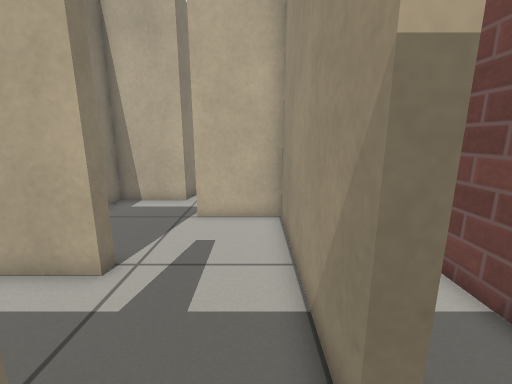
View 1 (above)

22 first-person views from a walk through a robot-simulator world made for Gazebo. The camera is 0.79 m above the floor, tilts 12° down and sees 90° across. The floor is counted in squares, 0.25 m on a side. Each view is taken from the middle of a square. On the plan, view 1 faces up. The plan holds only what a view shows up to about 20 squares ahead; the rest is blank. The place goes on beyond the plan. Gazebo's built-in surfaces are drawn with simple patterns.

View 2
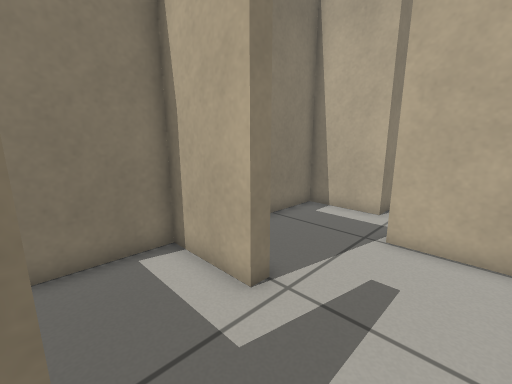

View 3
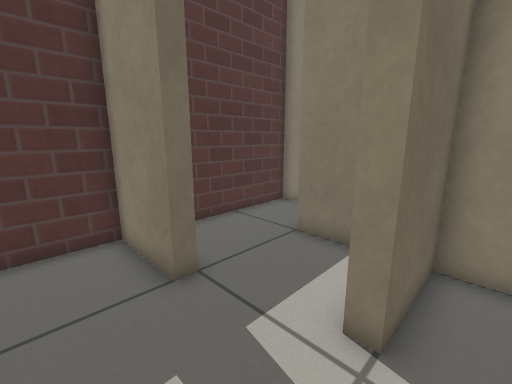

View 4
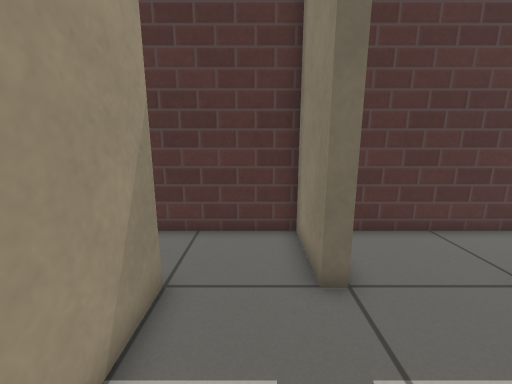

View 5
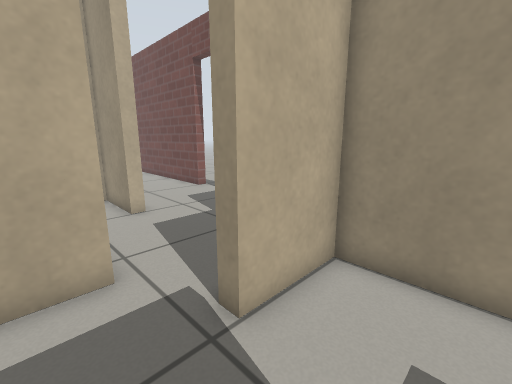

View 6
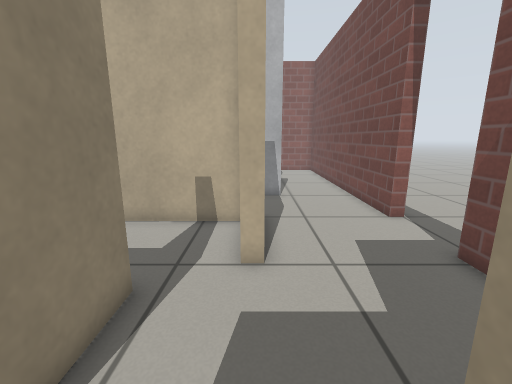

View 7
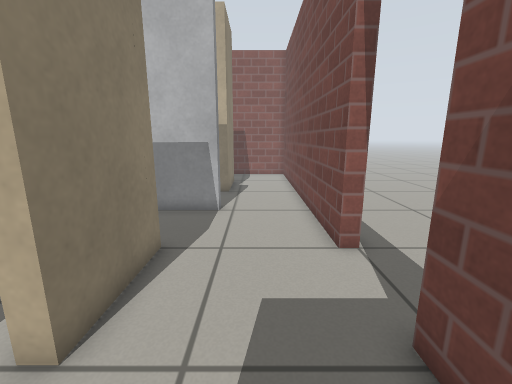

View 8
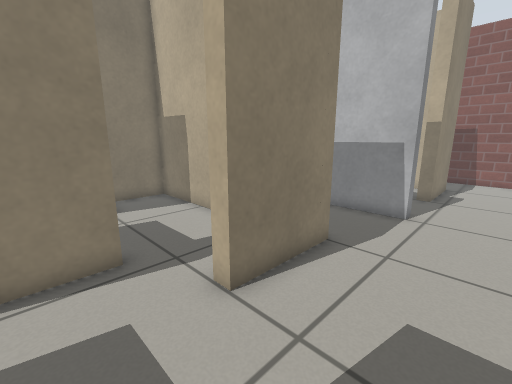

View 9
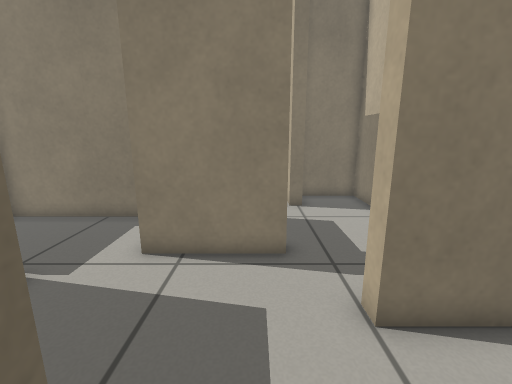

View 10
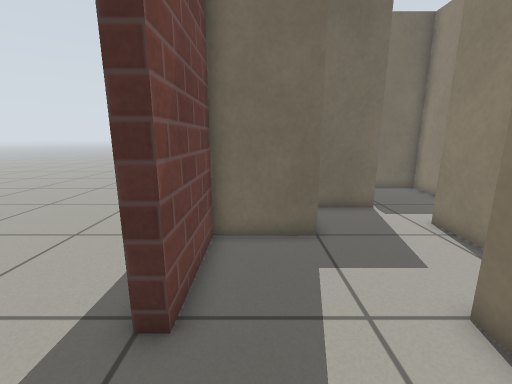

View 11
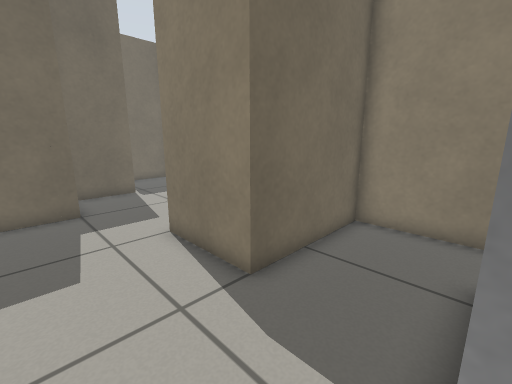

View 12
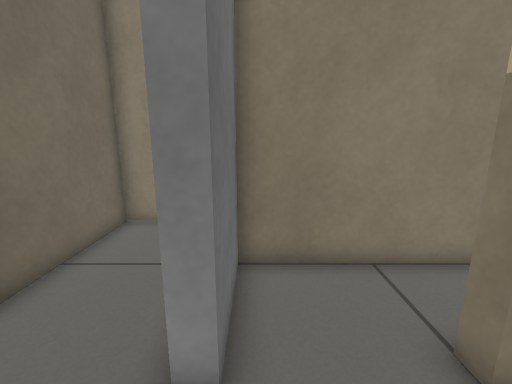

View 13
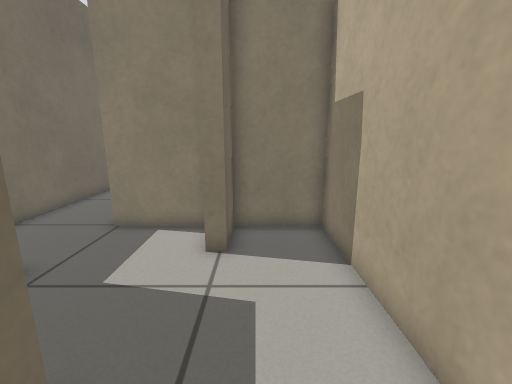

View 14
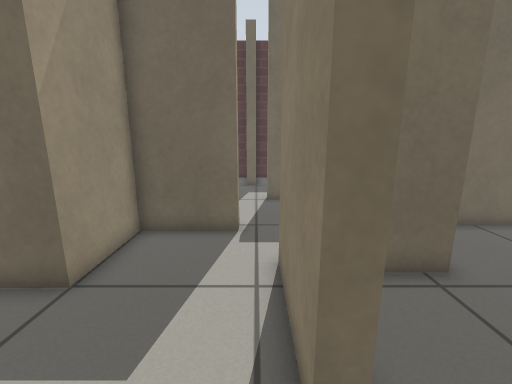

View 15
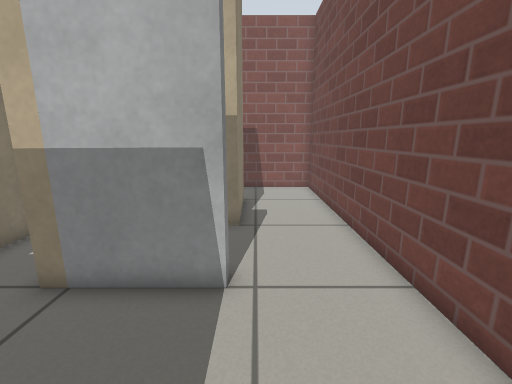

View 16
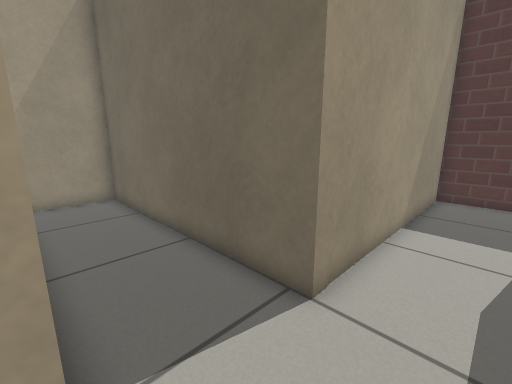

View 17
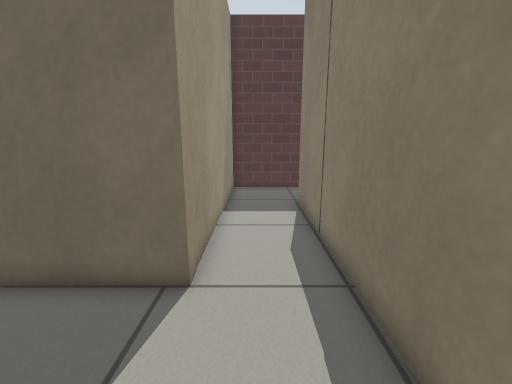

View 18
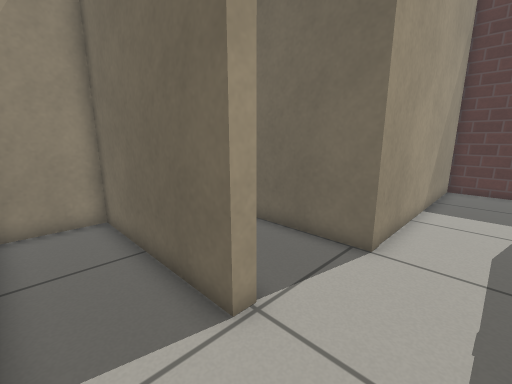

View 19
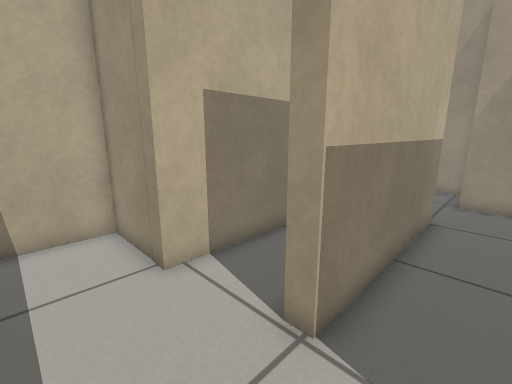

View 20
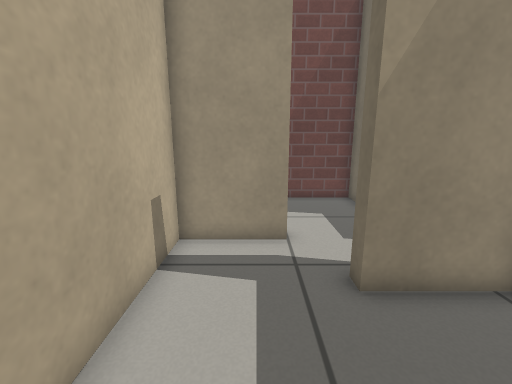

View 21
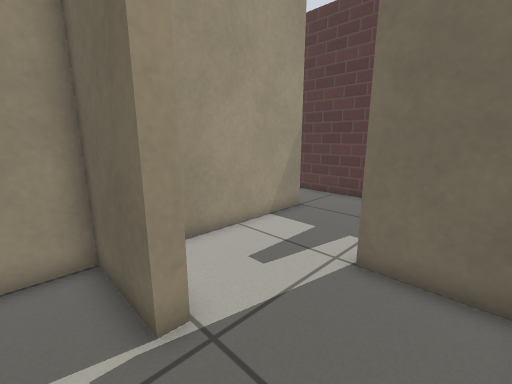

View 22
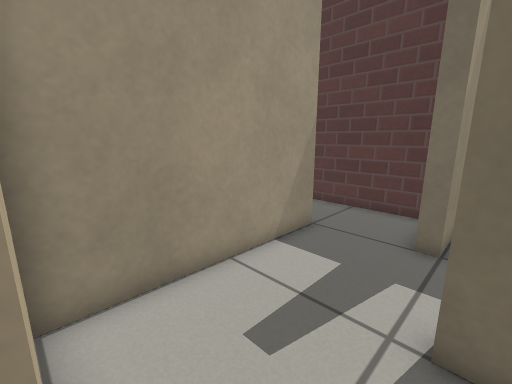

### Floor plan
Points are (right, up) in squares from view 1. A wall is a line through its corners. A room is listed if a view was taken in it or the views show most of it. See-through windows are left out.
Room 1 (view 1)
walls: (-2.4, 2) (-2.4, -1.4) (0.6, -1.4)
ways out: opening at (-0.5, 2) to room 2; opening at (1.5, 0.5)
Room 2 (view 2)
walls: (1, 2) (1, 4.5)
ways out: opening at (-0.5, 2) to room 1; opening at (-1.7, 5.8) to room 3
Room 3 (views 3, 4)
walls: (1, 4.5) (1, 10) (-2.4, 10); (-3.6, 6) (-3.6, 5.4)
ways out: opening at (-1.7, 5.8) to room 2
Room 4 (view 5)
walls: (-7, 9.4) (-7, 6) (-3.6, 6)
ways out: opening at (-4.5, 10.5) to room 10
Room 5 (views 6, 7, 8, 9, 10, 15)
walls: (4.4, 22) (4.4, 25.5); (0.4, 25.9) (-3.6, 25.9); (-3.6, 14.6) (-3.6, 12.8); (1, 12.5) (1, 14) (4.4, 14) (4.4, 18.4); (-6.4, 25.9) (-6.4, 22) (-0.8, 22) (-0.8, 18) (-1.4, 18); (-1.4, 10.6) (-0.5, 10.6); (-6.4, 29) (-6.4, 28)
ways out: opening at (2, 26.5) to room 6; opening at (-1.3, 14.3) to room 7; open door at (5, 20.5)
Room 6 (views 11, 12)
walls: (0.4, 34) (0.4, 29.9) (-0.2, 29.9); (-0.6, 26.5) (0.4, 26.5) (0.4, 25.9); (4.4, 25.5) (4.4, 34.5)
ways out: opening at (2, 26.5) to room 5; opening at (0, 28.5) to room 13
Room 7 (views 13, 14)
walls: (-1.4, 18) (-1.4, 21.4) (-4.6, 21.4); (-4.2, 16.8) (-3.6, 16.8) (-3.6, 14.6)
ways out: opening at (-1.3, 14.3) to room 5; opening at (-4, 18.5) to room 8
Room 8 (views 16, 19, 20)
walls: (-10.8, 17.3) (-10.8, 13.8) (-18.9, 13.8) (-18.9, 14.4); (-23.1, 13.3) (-23.1, 2.5); (-4.2, 13.6) (-4.2, 16.8); (-4.6, 21.4) (-10.8, 21.4) (-10.8, 18.2) (-8.7, 18.2) (-8.7, 17.6) (-9.6, 17.6); (-23.9, -1.4) (-19.5, -1.4) (-19.5, 10) (-7.6, 10) (-7.6, 13.4) (-6, 13.4)
ways out: opening at (-4, 18.5) to room 7; opening at (-20.5, 14) to room 9; opening at (-23.5, 1)
Room 9 (views 17, 18)
walls: (-18.9, 14.4) (-11.5, 14.4) (-11.5, 17.4); (-14.8, 17.6) (-19.5, 17.6) (-19.5, 21.2) (-22.4, 21.2)
ways out: opening at (-20.5, 14) to room 8
Room 10 (views 21, 22)
walls: (-3.6, 12.8) (-7, 12.8) (-7, 9.4); (-2.4, 10) (-2.4, 10.6) (-1.4, 10.6)
ways out: opening at (-4.5, 10.5) to room 4
Room 11 (no view inside)
walls: (-3, 2) (-2.4, 2); (-3.6, 5.4) (-7, 5.4) (-7, 2)
ways out: opening at (-5, 2) to room 12
Room 12 (no view inside)
walls: (-3, 0.1) (-3, 2); (-8.4, -1.4) (-3, -1.4)
ways out: opening at (-5, 2) to room 11; opening at (-7.5, 0.5)
Room 13 (no view inside)
walls: (-3, 32.5) (-3, 26.5) (-0.6, 26.5)
ways out: opening at (0, 28.5) to room 6
Room 14 (no view inside)
walls: (-0.5, 10.6) (1, 10.6) (1, 12.5)

Where each view was taken, in squares from view 1:
view 1: 0 up, 0 right, facing up
view 2: 2 up, 0 right, facing up-left
view 3: 7 up, 0 right, facing down-left
view 4: 7 up, 1 left, facing down
view 5: 7 up, 5 left, facing up-right
view 6: 12 up, 1 left, facing up
view 7: 15 up, 2 right, facing up
view 8: 15 up, 3 right, facing up-left
view 9: 16 up, 3 right, facing left
view 10: 22 up, 3 right, facing down
view 11: 26 up, 3 right, facing down-left
view 12: 27 up, 3 right, facing left
view 13: 19 up, 2 left, facing left
view 14: 19 up, 3 left, facing down
view 15: 21 up, 1 right, facing up
view 16: 14 up, 22 left, facing down-right
view 17: 15 up, 21 left, facing down
view 18: 17 up, 22 left, facing down-right
view 19: 12 up, 22 left, facing up-right
view 20: 19 up, 9 left, facing right
view 21: 12 up, 6 left, facing down-right
view 22: 10 up, 4 left, facing down-right
